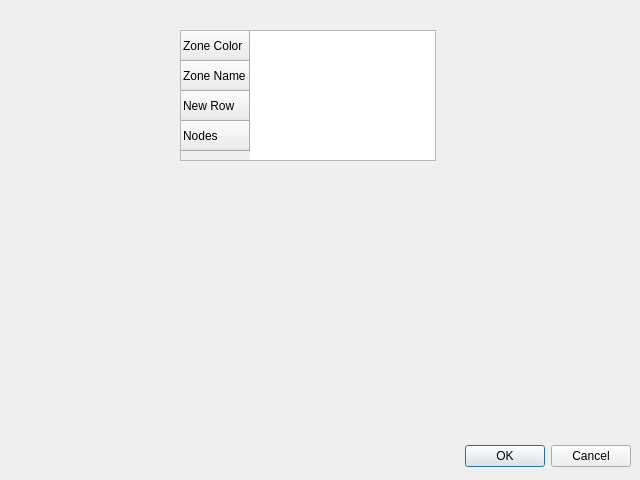
<?xml version="1.0" encoding="UTF-8"?>
<ui version="4.0">
 <class>ReginInformationDlg</class>
 <widget class="QDialog" name="ReginInformationDlg">
  <property name="geometry">
   <rect>
    <x>0</x>
    <y>0</y>
    <width>640</width>
    <height>480</height>
   </rect>
  </property>
  <property name="windowTitle">
   <string>Dialog</string>
  </property>
  <widget class="QDialogButtonBox" name="buttonBox">
   <property name="geometry">
    <rect>
     <x>10</x>
     <y>440</y>
     <width>621</width>
     <height>32</height>
    </rect>
   </property>
   <property name="orientation">
    <enum>Qt::Horizontal</enum>
   </property>
   <property name="standardButtons">
    <set>QDialogButtonBox::Cancel|QDialogButtonBox::Ok</set>
   </property>
  </widget>
  <widget class="QTableWidget" name="tableWidget">
   <property name="geometry">
    <rect>
     <x>180</x>
     <y>30</y>
     <width>256</width>
     <height>131</height>
    </rect>
   </property>
   <row>
    <property name="text">
     <string>Zone Color</string>
    </property>
   </row>
   <row>
    <property name="text">
     <string>Zone Name</string>
    </property>
   </row>
   <row>
    <property name="text">
     <string>New Row</string>
    </property>
   </row>
   <row>
    <property name="text">
     <string>Nodes</string>
    </property>
   </row>
  </widget>
 </widget>
 <resources/>
 <connections>
  <connection>
   <sender>buttonBox</sender>
   <signal>accepted()</signal>
   <receiver>ReginInformationDlg</receiver>
   <slot>accept()</slot>
   <hints>
    <hint type="sourcelabel">
     <x>248</x>
     <y>254</y>
    </hint>
    <hint type="destinationlabel">
     <x>157</x>
     <y>274</y>
    </hint>
   </hints>
  </connection>
  <connection>
   <sender>buttonBox</sender>
   <signal>rejected()</signal>
   <receiver>ReginInformationDlg</receiver>
   <slot>reject()</slot>
   <hints>
    <hint type="sourcelabel">
     <x>316</x>
     <y>260</y>
    </hint>
    <hint type="destinationlabel">
     <x>286</x>
     <y>274</y>
    </hint>
   </hints>
  </connection>
 </connections>
</ui>
